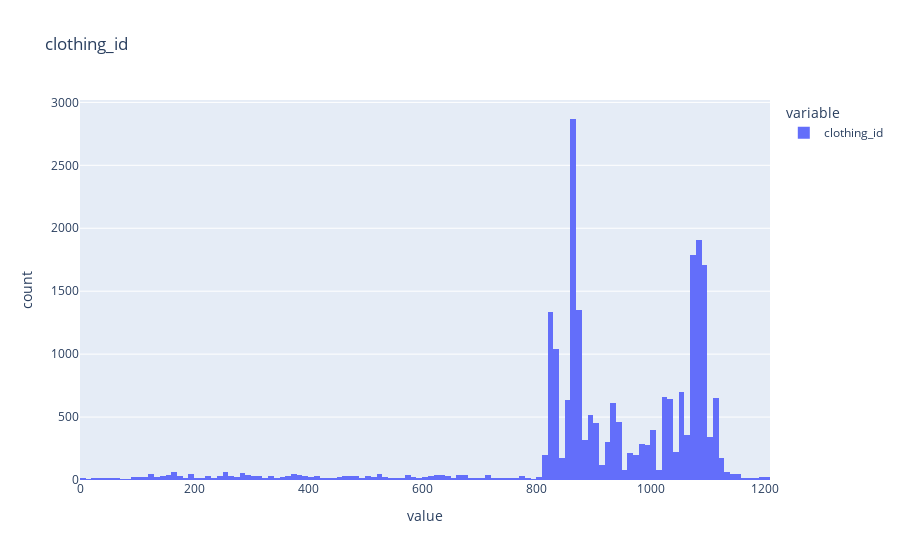
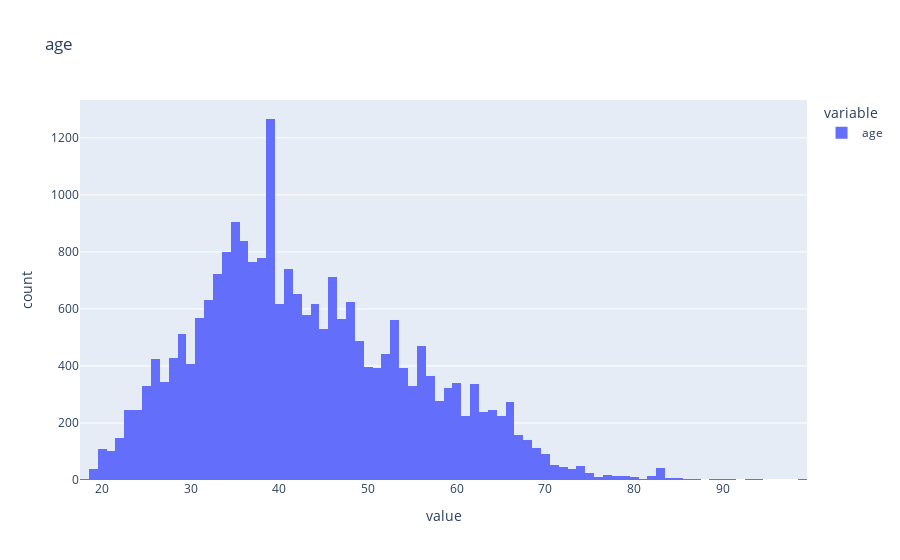
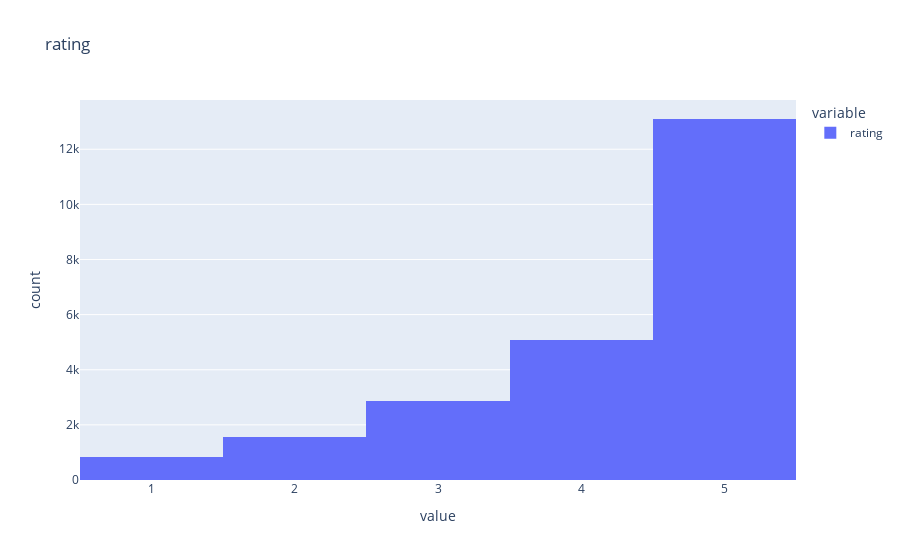
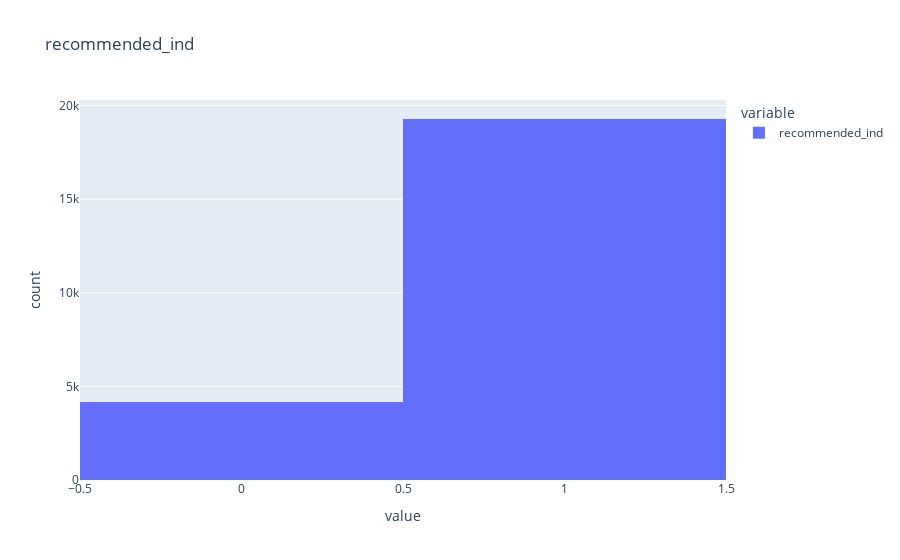

The notebook cell saved with these charts, in order:
### Code cell
for col in df.select_dtypes(include= ['int', 'float']).columns:
    px.histogram(df[col], title= col).show()

### Figure 1 — Plotly figure (JSON) as saved in the notebook; plotly's stock layout.template omitted (floating-point values rounded to 4 significant figures; data arrays with more than 128 entries replaced by an {"elided": "..."} marker saying what was removed)
{"data": [{"bingroup": "x", "hovertemplate": "variable=clothing_id<br>value=%{x}<br>count=%{y}<extra></extra>", "legendgroup": "clothing_id", "marker": {"color": "#636efa", "pattern": {"shape": ""}}, "name": "clothing_id", "orientation": "v", "showlegend": true, "type": "histogram", "x": {"elided": "23451 int values"}, "xaxis": "x", "yaxis": "y"}], "layout": {"barmode": "relative", "legend": {"title": {"text": "variable"}, "tracegroupgap": 0}, "title": {"text": "clothing_id"}, "xaxis": {"anchor": "y", "domain": [0, 1], "title": {"text": "value"}}, "yaxis": {"anchor": "x", "domain": [0, 1], "title": {"text": "count"}}}}

### Figure 2 — Plotly figure (JSON) as saved in the notebook; plotly's stock layout.template omitted (floating-point values rounded to 4 significant figures; data arrays with more than 128 entries replaced by an {"elided": "..."} marker saying what was removed)
{"data": [{"bingroup": "x", "hovertemplate": "variable=age<br>value=%{x}<br>count=%{y}<extra></extra>", "legendgroup": "age", "marker": {"color": "#636efa", "pattern": {"shape": ""}}, "name": "age", "orientation": "v", "showlegend": true, "type": "histogram", "x": {"elided": "23451 int values"}, "xaxis": "x", "yaxis": "y"}], "layout": {"barmode": "relative", "legend": {"title": {"text": "variable"}, "tracegroupgap": 0}, "title": {"text": "age"}, "xaxis": {"anchor": "y", "domain": [0, 1], "title": {"text": "value"}}, "yaxis": {"anchor": "x", "domain": [0, 1], "title": {"text": "count"}}}}

### Figure 3 — Plotly figure (JSON) as saved in the notebook; plotly's stock layout.template omitted (floating-point values rounded to 4 significant figures; data arrays with more than 128 entries replaced by an {"elided": "..."} marker saying what was removed)
{"data": [{"bingroup": "x", "hovertemplate": "variable=rating<br>value=%{x}<br>count=%{y}<extra></extra>", "legendgroup": "rating", "marker": {"color": "#636efa", "pattern": {"shape": ""}}, "name": "rating", "orientation": "v", "showlegend": true, "type": "histogram", "x": {"elided": "23451 int values"}, "xaxis": "x", "yaxis": "y"}], "layout": {"barmode": "relative", "legend": {"title": {"text": "variable"}, "tracegroupgap": 0}, "title": {"text": "rating"}, "xaxis": {"anchor": "y", "domain": [0, 1], "title": {"text": "value"}}, "yaxis": {"anchor": "x", "domain": [0, 1], "title": {"text": "count"}}}}

### Figure 4 — Plotly figure (JSON) as saved in the notebook; plotly's stock layout.template omitted (floating-point values rounded to 4 significant figures; data arrays with more than 128 entries replaced by an {"elided": "..."} marker saying what was removed)
{"data": [{"bingroup": "x", "hovertemplate": "variable=recommended_ind<br>value=%{x}<br>count=%{y}<extra></extra>", "legendgroup": "recommended_ind", "marker": {"color": "#636efa", "pattern": {"shape": ""}}, "name": "recommended_ind", "orientation": "v", "showlegend": true, "type": "histogram", "x": {"elided": "23451 int values"}, "xaxis": "x", "yaxis": "y"}], "layout": {"barmode": "relative", "legend": {"title": {"text": "variable"}, "tracegroupgap": 0}, "title": {"text": "recommended_ind"}, "xaxis": {"anchor": "y", "domain": [0, 1], "title": {"text": "value"}}, "yaxis": {"anchor": "x", "domain": [0, 1], "title": {"text": "count"}}}}
